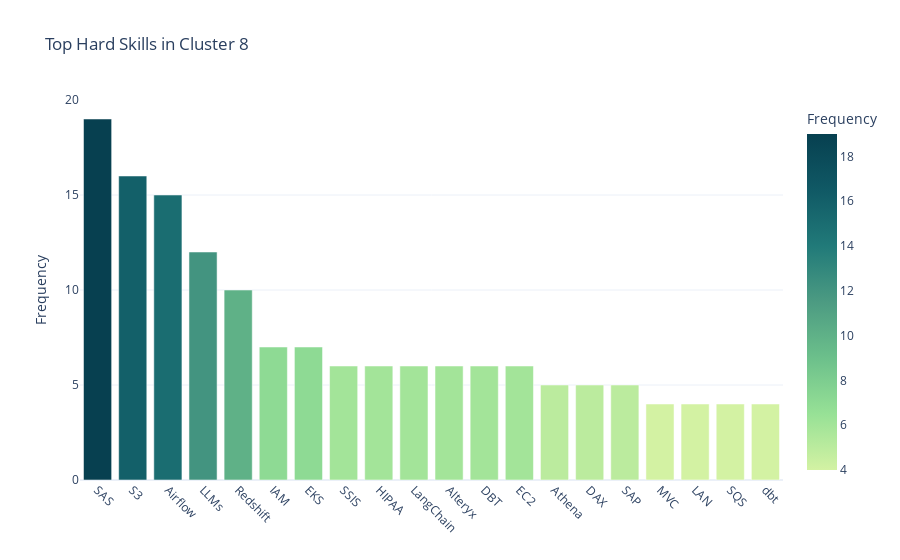
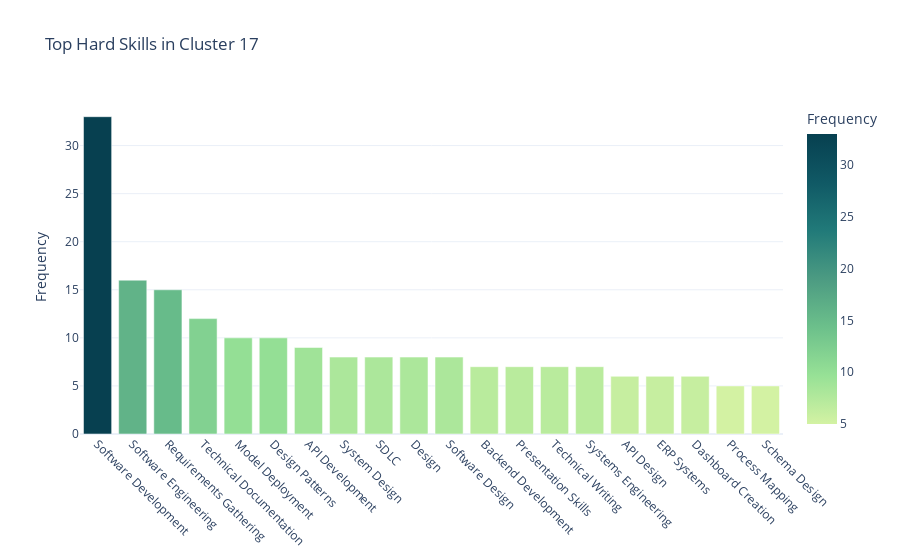
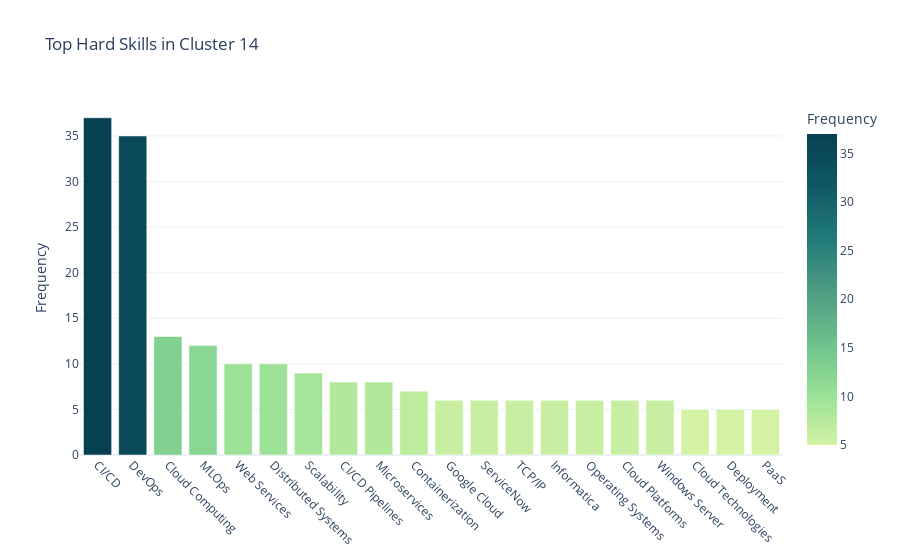
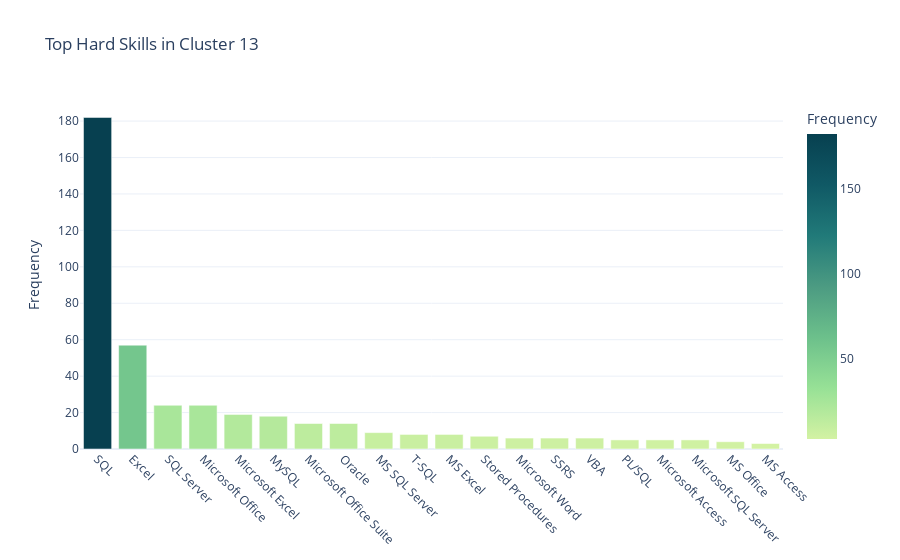

The code cell stored with these charts, in order, in its notebook:
### Code cell
# Visualize top items in each cluster
visualize_top_items(hard_skills_top_items, 'Top Hard Skills')

### Figure 1 — Plotly figure (JSON) as saved in the notebook; plotly's stock layout.template omitted (floating-point values rounded to 4 significant figures)
{"data": [{"alignmentgroup": "True", "hovertemplate": "Item=%{x}<br>Frequency=%{marker.color}<extra></extra>", "legendgroup": "", "marker": {"color": [19, 16, 15, 12, 10, 7, 7, 6, 6, 6, 6, 6, 6, 5, 5, 5, 4, 4, 4, 4], "coloraxis": "coloraxis", "pattern": {"shape": ""}}, "name": "", "offsetgroup": "", "orientation": "v", "showlegend": false, "textposition": "auto", "type": "bar", "x": ["SAS", "S3", "Airflow", "LLMs", "Redshift", "IAM", "EKS", "SSIS", "HIPAA", "LangChain", "Alteryx", "DBT", "EC2", "Athena", "DAX", "SAP", "MVC", "LAN", "SQS", "dbt"], "xaxis": "x", "y": [19, 16, 15, 12, 10, 7, 7, 6, 6, 6, 6, 6, 6, 5, 5, 5, 4, 4, 4, 4], "yaxis": "y"}], "layout": {"barmode": "relative", "coloraxis": {"colorbar": {"title": {"text": "Frequency"}}, "colorscale": [[0, "rgb(211, 242, 163)"], [0.1667, "rgb(151, 225, 150)"], [0.3333, "rgb(108, 192, 139)"], [0.5, "rgb(76, 155, 130)"], [0.6667, "rgb(33, 122, 121)"], [0.8333, "rgb(16, 89, 101)"], [1, "rgb(7, 64, 80)"]]}, "legend": {"tracegroupgap": 0}, "showlegend": false, "title": {"text": "Top Hard Skills in Cluster 8"}, "xaxis": {"tickangle": 45}, "yaxis": {"anchor": "x", "domain": [0, 1], "title": {"text": "Frequency"}}}}

### Figure 2 — Plotly figure (JSON) as saved in the notebook; plotly's stock layout.template omitted (floating-point values rounded to 4 significant figures)
{"data": [{"alignmentgroup": "True", "hovertemplate": "Item=%{x}<br>Frequency=%{marker.color}<extra></extra>", "legendgroup": "", "marker": {"color": [33, 16, 15, 12, 10, 10, 9, 8, 8, 8, 8, 7, 7, 7, 7, 6, 6, 6, 5, 5], "coloraxis": "coloraxis", "pattern": {"shape": ""}}, "name": "", "offsetgroup": "", "orientation": "v", "showlegend": false, "textposition": "auto", "type": "bar", "x": ["Software Development", "Software Engineering", "Requirements Gathering", "Technical Documentation", "Model Deployment", "Design Patterns", "API Development", "System Design", "SDLC", "Design", "Software Design", "Backend Development", "Presentation Skills", "Technical Writing", "Systems Engineering", "API Design", "ERP Systems", "Dashboard Creation", "Process Mapping", "Schema Design"], "xaxis": "x", "y": [33, 16, 15, 12, 10, 10, 9, 8, 8, 8, 8, 7, 7, 7, 7, 6, 6, 6, 5, 5], "yaxis": "y"}], "layout": {"barmode": "relative", "coloraxis": {"colorbar": {"title": {"text": "Frequency"}}, "colorscale": [[0, "rgb(211, 242, 163)"], [0.1667, "rgb(151, 225, 150)"], [0.3333, "rgb(108, 192, 139)"], [0.5, "rgb(76, 155, 130)"], [0.6667, "rgb(33, 122, 121)"], [0.8333, "rgb(16, 89, 101)"], [1, "rgb(7, 64, 80)"]]}, "legend": {"tracegroupgap": 0}, "showlegend": false, "title": {"text": "Top Hard Skills in Cluster 17"}, "xaxis": {"tickangle": 45}, "yaxis": {"anchor": "x", "domain": [0, 1], "title": {"text": "Frequency"}}}}

### Figure 3 — Plotly figure (JSON) as saved in the notebook; plotly's stock layout.template omitted (floating-point values rounded to 4 significant figures)
{"data": [{"alignmentgroup": "True", "hovertemplate": "Item=%{x}<br>Frequency=%{marker.color}<extra></extra>", "legendgroup": "", "marker": {"color": [37, 35, 13, 12, 10, 10, 9, 8, 8, 7, 6, 6, 6, 6, 6, 6, 6, 5, 5, 5], "coloraxis": "coloraxis", "pattern": {"shape": ""}}, "name": "", "offsetgroup": "", "orientation": "v", "showlegend": false, "textposition": "auto", "type": "bar", "x": ["CI/CD", "DevOps", "Cloud Computing", "MLOps", "Web Services", "Distributed Systems", "Scalability", "CI/CD Pipelines", "Microservices", "Containerization", "Google Cloud", "ServiceNow", "TCP/IP", "Informatica", "Operating Systems", "Cloud Platforms", "Windows Server", "Cloud Technologies", "Deployment", "PaaS"], "xaxis": "x", "y": [37, 35, 13, 12, 10, 10, 9, 8, 8, 7, 6, 6, 6, 6, 6, 6, 6, 5, 5, 5], "yaxis": "y"}], "layout": {"barmode": "relative", "coloraxis": {"colorbar": {"title": {"text": "Frequency"}}, "colorscale": [[0, "rgb(211, 242, 163)"], [0.1667, "rgb(151, 225, 150)"], [0.3333, "rgb(108, 192, 139)"], [0.5, "rgb(76, 155, 130)"], [0.6667, "rgb(33, 122, 121)"], [0.8333, "rgb(16, 89, 101)"], [1, "rgb(7, 64, 80)"]]}, "legend": {"tracegroupgap": 0}, "showlegend": false, "title": {"text": "Top Hard Skills in Cluster 14"}, "xaxis": {"tickangle": 45}, "yaxis": {"anchor": "x", "domain": [0, 1], "title": {"text": "Frequency"}}}}

### Figure 4 — Plotly figure (JSON) as saved in the notebook; plotly's stock layout.template omitted (floating-point values rounded to 4 significant figures)
{"data": [{"alignmentgroup": "True", "hovertemplate": "Item=%{x}<br>Frequency=%{marker.color}<extra></extra>", "legendgroup": "", "marker": {"color": [182, 57, 24, 24, 19, 18, 14, 14, 9, 8, 8, 7, 6, 6, 6, 5, 5, 5, 4, 3], "coloraxis": "coloraxis", "pattern": {"shape": ""}}, "name": "", "offsetgroup": "", "orientation": "v", "showlegend": false, "textposition": "auto", "type": "bar", "x": ["SQL", "Excel", "SQL Server", "Microsoft Office", "Microsoft Excel", "MySQL", "Microsoft Office Suite", "Oracle", "MS SQL Server", "T-SQL", "MS Excel", "Stored Procedures", "Microsoft Word", "SSRS", "VBA", "PL/SQL", "Microsoft Access", "Microsoft SQL Server", "MS Office", "MS Access"], "xaxis": "x", "y": [182, 57, 24, 24, 19, 18, 14, 14, 9, 8, 8, 7, 6, 6, 6, 5, 5, 5, 4, 3], "yaxis": "y"}], "layout": {"barmode": "relative", "coloraxis": {"colorbar": {"title": {"text": "Frequency"}}, "colorscale": [[0, "rgb(211, 242, 163)"], [0.1667, "rgb(151, 225, 150)"], [0.3333, "rgb(108, 192, 139)"], [0.5, "rgb(76, 155, 130)"], [0.6667, "rgb(33, 122, 121)"], [0.8333, "rgb(16, 89, 101)"], [1, "rgb(7, 64, 80)"]]}, "legend": {"tracegroupgap": 0}, "showlegend": false, "title": {"text": "Top Hard Skills in Cluster 13"}, "xaxis": {"tickangle": 45}, "yaxis": {"anchor": "x", "domain": [0, 1], "title": {"text": "Frequency"}}}}
